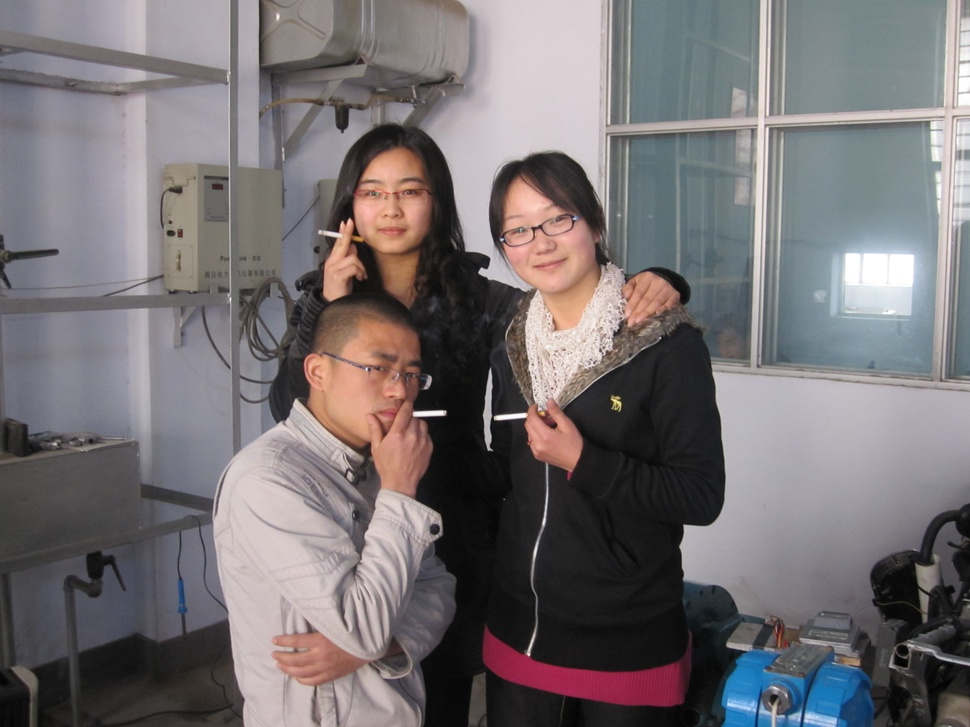
#> input picture demo/IMG_1022.JPG, 970 x 727 px, shrunk from 4000 x 3000 before the run, found by its file name
$ python face_detect.py   (older library calls are emulated)
#> lines starting #> are read from the running program, lines starting #| are printed output that depends on the picture; after the words box and inside, x2 and y2 are one past the last pixel; in counts of white or black regions, pixels touching at a corner belong together
import sys

#    __author__ = '郭 璞'
#    __date__ = '2016/9/5'
#    __Desc__ = 人脸检测小例子，以圆圈圈出人脸
import cv2
# 待检测的图片路径
imagepath = r'D:\work\ai\face\demo\IMG_1022.jpg'
imagepath_bak = r'D:\work\ai\face\demo\IMG_1022_bak.jpg'
haarcascade = r'D:\work\ai\face\demo\haarcascade_frontalface_default.xml'

# 获取训练好的人脸的参数数据，这里直接从GitHub上使用默认值
face_cascade = cv2.CascadeClassifier(haarcascade)

# 读取图片
image = cv2.imread(imagepath)
#> image is the input picture: shape (727, 970, 3); mean B, G, R 114.9, 112.5, 117.5
gray = cv2.cvtColor(image,cv2.COLOR_BGR2GRAY)
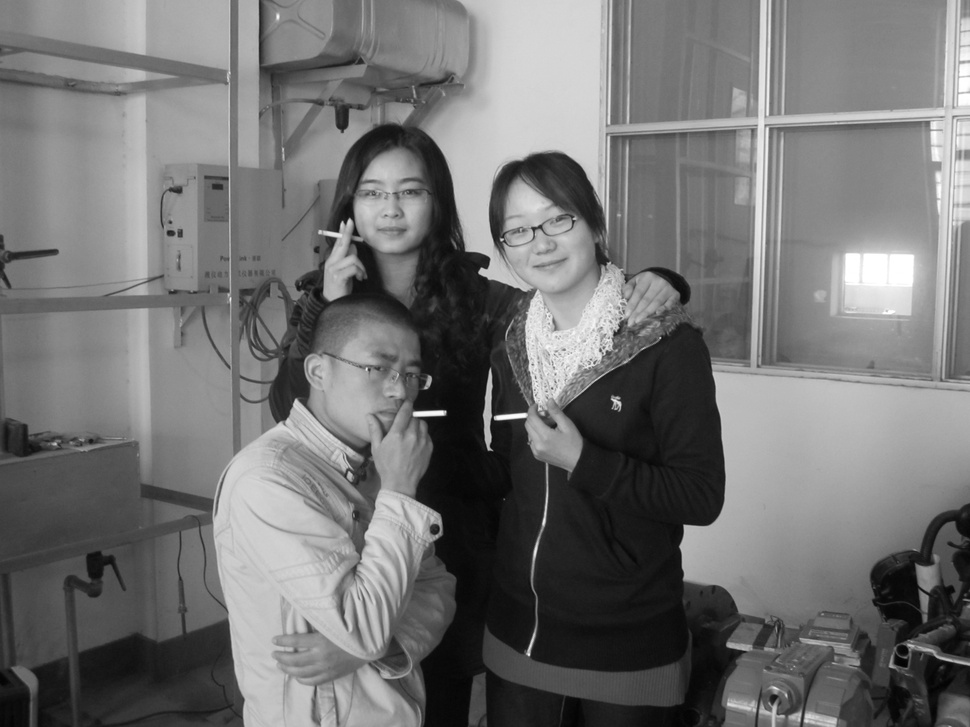
#> gray: shape (727, 970); min 1, max 255, mean 114.2

# 探测图片中的人脸
faces = face_cascade.detectMultiScale(
    gray,
    scaleFactor = 1.15,
    minNeighbors = 5,
    minSize = (5,5),
    #flags = cv2.CV_HAAR_SCALE_IMAGE   #已经不在使用了
    flags = cv2.CASCADE_SCALE_IMAGE
)
#> faces = [[226, 239, 48, 48], [346, 157, 93, 93], [491, 191, 102, 102], [303, 319, 118, 118]]


print ("发现{0}个人脸!".format(len(faces)))
#| 发现4个人脸!

for(x,y,w,h) in faces:
    # cv2.rectangle(image,(x,y),(x+w,y+w),(0,255,0),2)
    cv2.circle(image,((x+x+w)//2,(y+y+h)//2),w//2,(0,255,0),2)
#> this loop made 4 passes
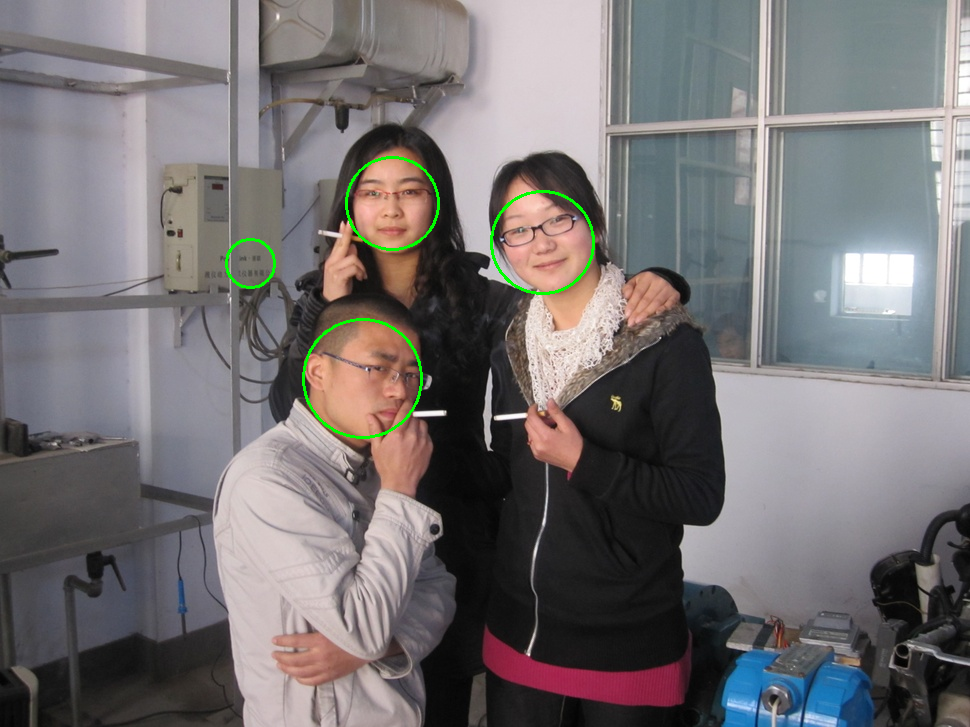
#> image: shape (727, 970, 3); 0.48% of pixels changed, all inside (x1, y1, x2, y2) = (225, 156, 595, 439)

cv2.imshow("Find Faces!",image)
cv2.imwrite(imagepath_bak, image)
cv2.waitKey(0)

$ run again, with demo/5903040bf4146.jpg copied over demo/IMG_1022.JPG
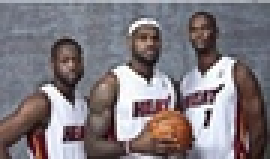
#> input picture demo/5903040bf4146.jpg, 90 x 53 px, shrunk from 370 x 220 before the run, found by its file name (shown 3 times larger)
#> image is the input picture: shape (53, 90, 3); mean B, G, R 125.3, 120.4, 127.7
#> `gray = cv2.cvtColor(image,cv2.COLOR_BGR2GRAY)`:
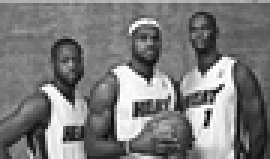
#> gray: shape (53, 90) (shown 3 times larger); min 1, max 255, mean 123.2
#> faces = ()
#| 发现0个人脸!
